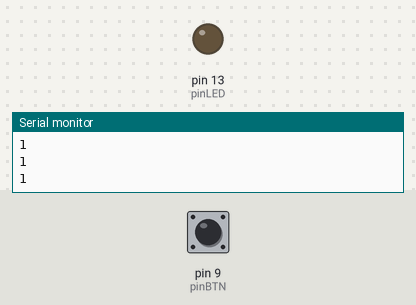
Simulated run of this sketch. Board: Arduino Uno, built with avr-gcc and run on an emulated ATmega328P. Shown: output pins drawn as LEDs (lit = HIGH), the last lines printed to the serial monitor. Inputs (shaded band) come from the test bench; at power-on: pin 9 (pinBTN) HIGH.

Above: at 1.2 s.
1.3 s: pin 9 (pinBTN) pulled LOW for 0.15 s
At 1.5 s:
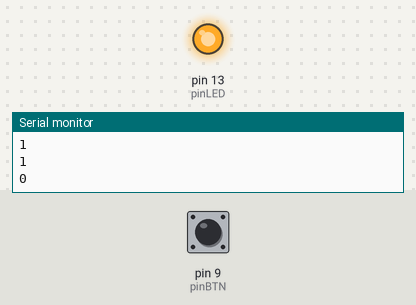
3.1 s: pin 9 (pinBTN) pulled LOW for 3.2 s
At 6.8 s:
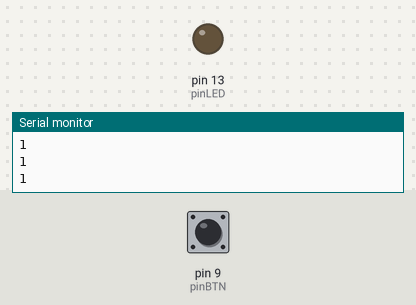
Timing chart, 0 to 8.3 s (numbered marks = the images above; inputs shaded):
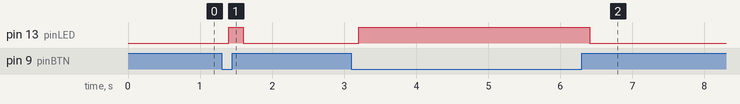

Measured:
- after the input at 1.3 s, pin 13 (pinLED): LOW → HIGH after 0.10 s, → LOW 0.20 s later
- after the input at 3.1 s, pin 13 (pinLED): LOW → HIGH after 0.10 s, → LOW 3.2 s later

The sketch:

aula_11.ino
```cpp
int pinLED = 13, pinBTN = 9;
void setup()
{
  pinMode(pinLED, OUTPUT);  //Definindo o pino 13 como saída para o LED
  pinMode(pinBTN, INPUT_PULLUP);
  Serial.begin(9600);
}

void loop()
{
  int estadoBTN = digitalRead(pinBTN);
  delay(100);
  Serial.println(estadoBTN);
  if(estadoBTN == 0){
  	digitalWrite(pinLED, HIGH); //Ligar o LED
  }
  else{
 	digitalWrite(pinLED, LOW);
  }
  //digitalWrite(pinLED, HIGH); // Ligar o LED
}
```
